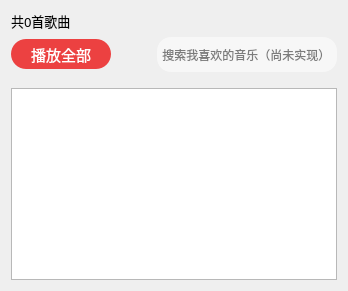
          <widget class="QWidget" name="tab_6">
           <attribute name="title">
            <string>我喜欢的音乐</string>
           </attribute>
           <layout class="QGridLayout" name="gridLayout_7">
            <item row="1" column="0">
             <layout class="QVBoxLayout" name="verticalLayout_8">
              <item>
               <layout class="QHBoxLayout" name="horizontalLayout_15">
                <item>
                 <widget class="QLabel" name="label_favorite_songCount">
                  <property name="font">
                   <font>
                    <family>微软雅黑</family>
                    <pointsize>10</pointsize>
                   </font>
                  </property>
                  <property name="text">
                   <string>共0首歌曲</string>
                  </property>
                 </widget>
                </item>
                <item>
                 <spacer name="horizontalSpacer_31">
                  <property name="orientation">
                   <enum>Qt::Horizontal</enum>
                  </property>
                  <property name="sizeHint" stdset="0">
                   <size>
                    <width>40</width>
                    <height>20</height>
                   </size>
                  </property>
                 </spacer>
                </item>
               </layout>
              </item>
              <item>
               <layout class="QHBoxLayout" name="horizontalLayout_16">
                <item>
                 <widget class="QPushButton" name="btn_favorite_playAll">
                  <property name="minimumSize">
                   <size>
                    <width>100</width>
                    <height>30</height>
                   </size>
                  </property>
                  <property name="font">
                   <font>
                    <family>微软雅黑</family>
                    <pointsize>11</pointsize>
                   </font>
                  </property>
                  <property name="cursor">
                   <cursorShape>PointingHandCursor</cursorShape>
                  </property>
                  <property name="styleSheet">
                   <string notr="true">QPushButton
{		
	background-color: rgb(236, 65, 65);
	border-radius:15px;
	color: rgb(255, 255, 255);
}</string>
                  </property>
                  <property name="text">
                   <string>播放全部</string>
                  </property>
                 </widget>
                </item>
                <item>
                 <spacer name="horizontalSpacer_32">
                  <property name="orientation">
                   <enum>Qt::Horizontal</enum>
                  </property>
                  <property name="sizeHint" stdset="0">
                   <size>
                    <width>40</width>
                    <height>20</height>
                   </size>
                  </property>
                 </spacer>
                </item>
                <item>
                 <widget class="QLineEdit" name="favorite_search">
                  <property name="sizePolicy">
                   <sizepolicy hsizetype="Expanding" vsizetype="Fixed">
                    <horstretch>0</horstretch>
                    <verstretch>8</verstretch>
                   </sizepolicy>
                  </property>
                  <property name="minimumSize">
                   <size>
                    <width>180</width>
                    <height>35</height>
                   </size>
                  </property>
                  <property name="maximumSize">
                   <size>
                    <width>201</width>
                    <height>35</height>
                   </size>
                  </property>
                  <property name="styleSheet">
                   <string notr="true">color: rgb(0, 0, 0);
background-color: rgb(247, 247, 247);
border-radius: 14px;
padding: 0px 0px 0px 0px;
font-family: &quot;微软雅黑&quot;;
font: 11pt &quot;微软雅黑&quot;;</string>
                  </property>
                  <property name="text">
                   <string/>
                  </property>
                  <property name="placeholderText">
                   <string> 搜索我喜欢的音乐（尚未实现）</string>
                  </property>
                 </widget>
                </item>
               </layout>
              </item>
             </layout>
            </item>
            <item row="0" column="0">
             <spacer name="verticalSpacer_3">
              <property name="orientation">
               <enum>Qt::Vertical</enum>
              </property>
              <property name="sizeType">
               <enum>QSizePolicy::Fixed</enum>
              </property>
              <property name="sizeHint" stdset="0">
               <size>
                <width>20</width>
                <height>0</height>
               </size>
              </property>
             </spacer>
            </item>
            <item row="2" column="0">
             <spacer name="verticalSpacer_7">
              <property name="orientation">
               <enum>Qt::Vertical</enum>
              </property>
              <property name="sizeType">
               <enum>QSizePolicy::Fixed</enum>
              </property>
              <property name="sizeHint" stdset="0">
               <size>
                <width>20</width>
                <height>10</height>
               </size>
              </property>
             </spacer>
            </item>
            <item row="3" column="0">
             <widget class="QTableView" name="favorite_music_tableView">
              <property name="styleSheet">
               <string notr="true">QHeaderView::section
{
    font-size:14px;
    background: transparent;
    border:none;
	padding-left:3px;
    margin-top: 5px;
    min-height:35px;
    max-height:35px;
}
QTableWidget
{
    font-size:14px;
    border: none;
    margin: 0px;
    padding: 0px;
    color: black;
}</string>
              </property>
             </widget>
            </item>
           </layout>
          </widget>
